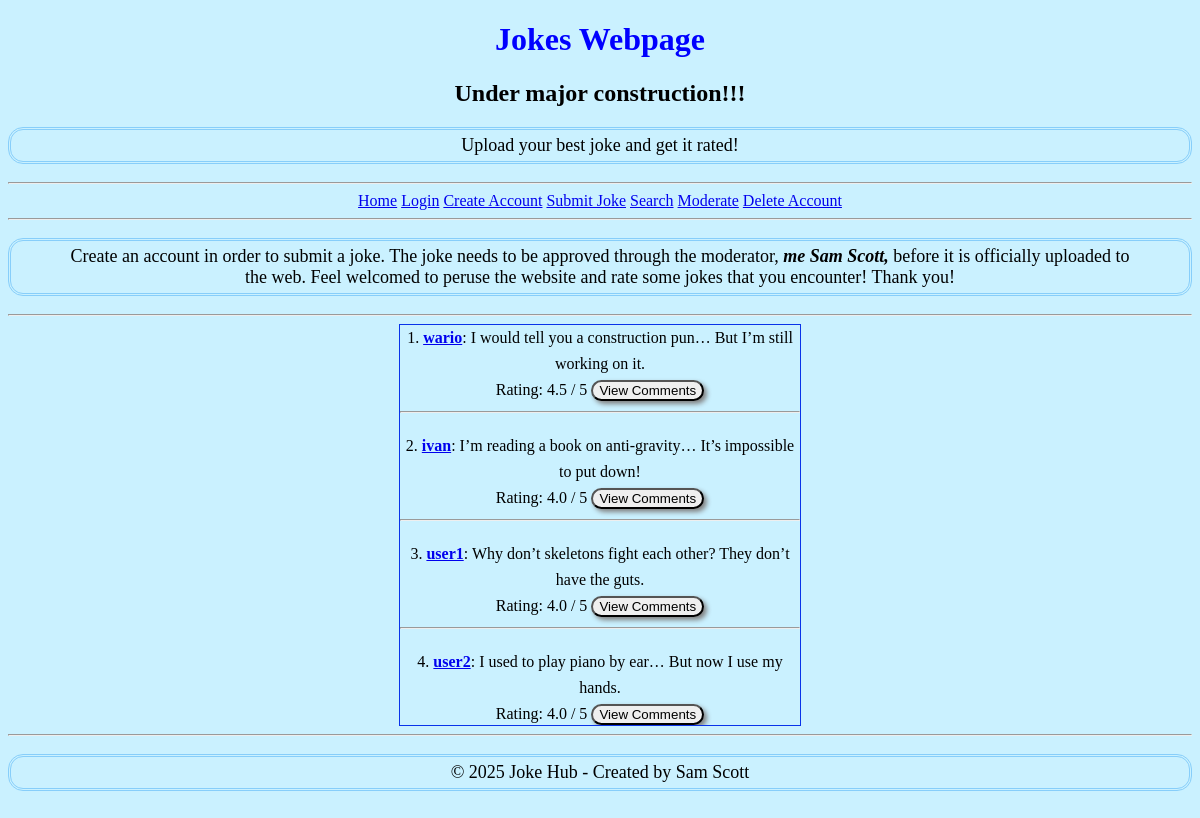
The page / on the database its author committed.
### tables this page shows
CREATE TABLE jokes (  -- jokes table for users to insert jokes
                id INTEGER PRIMARY KEY AUTOINCREMENT,
                content TEXT NOT NULL,
                timestamp TEXT NOT NULL,
                user_id INTEGER, --replacing this use instead of username
                rating REAL DEFAULT 0, 
                approved INTEGER DEFAULT 0,
                FOREIGN KEY(user_id) REFERENCES users(id) ON DELETE CASCADE 
                --Setting up the table with ON DELETE CASCADE, then deleting the user will automatically delete all related data(which is what we want!) 
            );

CREATE TABLE users ( --users table 
                id INTEGER PRIMARY KEY AUTOINCREMENT, 
                username TEXT UNIQUE NOT NULL,
                password TEXT NOT NULL,
                is_admin INTEGER DEFAULT 0
              );

### app.py (the view)
@app.route("/", methods=['GET', 'POST'])
def index():
    conn = sqlite3.connect('jokes.db')
    conn.row_factory = sqlite3.Row
    c = conn.cursor()
    c.execute('''
               SELECT "jokes"."content", "jokes"."rating", "users"."username","jokes"."user_id", "jokes"."id"
               FROM "jokes"
               LEFT JOIN "users" ON "jokes"."user_id" = "users"."id"
               WHERE "jokes"."approved" = 1
               ORDER BY "jokes"."rating" DESC
               LIMIT 10
            ''')
    jokes = c.fetchall()
    conn.close()
    return render_template('index.html', jokes=jokes, username=session.get('username'))

### templates/index.html (shortened to what this page needs)
<!DOCTYPE html>
<html lang="en">
<head>
    <link rel="stylesheet" href="{{ url_for('static', filename='css/index.css') }}">
</head>
<body>
    <header>
        <h1> Jokes Webpage </h1>
        <h2>Under major construction!!!</h2>
        <div class="subtitle">
            <p>Upload your best joke and get it rated!</p>
        </div>
        <hr>
    </header>
    <nav>
        <div class="hyperlinks">
        <a href="/">Home</a>
        <a href="/login">Login</a>
        <a href="/create_account">Create Account</a>
        <a href="/submit_joke">Submit Joke</a>
        <a href="/search">Search</a>
        <a href="/moderate">Moderate</a>
        <a href="/delete_account">Delete Account</a>
        </div>
        <hr>
    </nav>
    <p> Create an account in order to submit a joke. The joke needs to be approved through
        the moderator, <em> <b> me Sam Scott, </b> </em> before it is officially uploaded to the web. Feel
    welcomed to peruse the website and rate some jokes that you encounter! Thank you! </p>
    <hr>
    <main>
            <div class="scroll-box">
                {% for joke in jokes %}
                    <div class="joke-space">
                        {{ loop.index }}. <a href="{{ url_for('user_detail', user_id=joke.user_id) }}"><strong>{{ joke['username'] }}</a></strong>: {{ joke['content'] }}<br>
                        Rating: {{ joke['rating'] or 0 }} / 5
                         <a href="{{ url_for('joke_detail', joke_id=joke.id) }}">
                            <button type="button">View Comments</button>
                         </a>
                         <hr>
                    </div>
                {% endfor %}
            </div>
    </main>
    <footer>
        <hr>
        <p>&copy; 2025 Joke Hub - Created by Sam Scott </p>
    </footer>
</body>
</html>

### static/css/index.css (style rules this page uses)
body { background-color:rgb(202, 241, 255); text-align: center; }
h1 { color: blue; }
p { font-size: 18px; padding: 5px 50px 5px 50px; border: 3px double lightskyblue; border-radius: 15px; }
main { display: flex; justify-content: center; align-items: center; flex-direction: column; }
button { border-radius: 15px; box-shadow: 3px 3px 5px grey; }
.scroll-box { height:400px; width:400px; border:1px solid #0a33e9; font:16px/26px Georgia, Garamond, Serif; overflow:auto; }
.joke-space { margin-bottom: 20px; }

### rows shown on the page
jokes: username "wario", content "I would tell you a construction pun… But I’m still working on it.", rating "4.5"
jokes: username "ivan", content "I’m reading a book on anti-gravity… It’s impossible to put down!", rating "4.0"
jokes: username "user1", content "Why don’t skeletons fight each other? They don’t have the guts.", rating "4.0"
jokes: username "user2", content "I used to play piano by ear… But now I use my hands.", rating "4.0"
